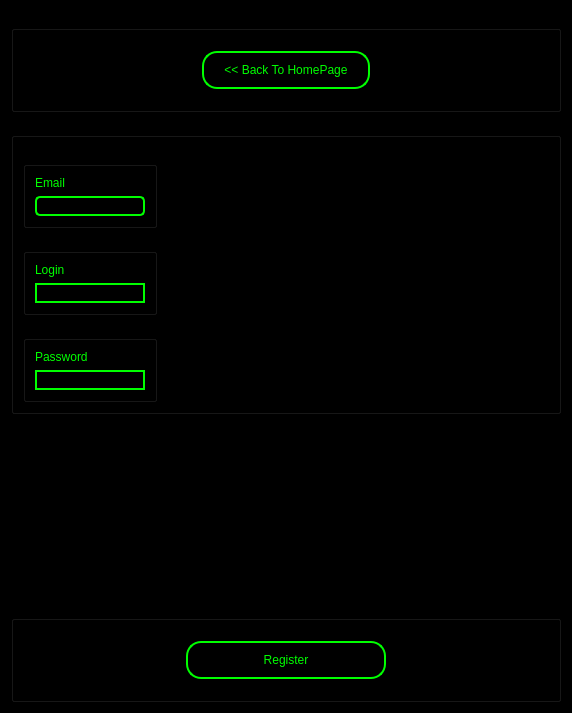
<?xml version="1.0" encoding="UTF-8"?>
<ui version="4.0">
 <class>Dialog</class>
 <widget class="QDialog" name="Dialog">
  <property name="geometry">
   <rect>
    <x>0</x>
    <y>0</y>
    <width>572</width>
    <height>713</height>
   </rect>
  </property>
  <property name="windowTitle">
   <string>Dialog</string>
  </property>
  <property name="styleSheet">
   <string notr="true">background-color:black;</string>
  </property>
  <layout class="QVBoxLayout" name="verticalLayout_2">
   <item>
    <widget class="QGroupBox" name="GroupBackButton">
     <property name="sizePolicy">
      <sizepolicy hsizetype="Minimum" vsizetype="Maximum">
       <horstretch>0</horstretch>
       <verstretch>0</verstretch>
      </sizepolicy>
     </property>
     <property name="styleSheet">
      <string notr="true">background-color:black;
</string>
     </property>
     <property name="title">
      <string>BackButton</string>
     </property>
     <property name="flat">
      <bool>true</bool>
     </property>
     <layout class="QHBoxLayout" name="horizontalLayout_2">
      <property name="spacing">
       <number>50</number>
      </property>
      <property name="leftMargin">
       <number>20</number>
      </property>
      <property name="topMargin">
       <number>20</number>
      </property>
      <property name="rightMargin">
       <number>20</number>
      </property>
      <property name="bottomMargin">
       <number>20</number>
      </property>
      <item>
       <widget class="QPushButton" name="ButtonBack">
        <property name="sizePolicy">
         <sizepolicy hsizetype="Fixed" vsizetype="Minimum">
          <horstretch>0</horstretch>
          <verstretch>0</verstretch>
         </sizepolicy>
        </property>
        <property name="styleSheet">
         <string notr="true">font: 14pt &quot;Arial&quot;;
border-radius: 15px;
border: 2px solid #00ff00;
color: #00ff00;
padding-top: 10px;
padding-bottom: 10px;
padding-left: 20px;
padding-right: 20px; </string>
        </property>
        <property name="text">
         <string>&lt;&lt; Back To HomePage</string>
        </property>
       </widget>
      </item>
     </layout>
    </widget>
   </item>
   <item>
    <widget class="QGroupBox" name="GroupEntries">
     <property name="sizePolicy">
      <sizepolicy hsizetype="Minimum" vsizetype="Minimum">
       <horstretch>0</horstretch>
       <verstretch>0</verstretch>
      </sizepolicy>
     </property>
     <property name="styleSheet">
      <string notr="true">background-color:black;
</string>
     </property>
     <property name="title">
      <string>GroupBox</string>
     </property>
     <property name="flat">
      <bool>true</bool>
     </property>
     <layout class="QVBoxLayout" name="verticalLayout">
      <item>
       <widget class="QGroupBox" name="GroupEntryEmail">
        <property name="sizePolicy">
         <sizepolicy hsizetype="Maximum" vsizetype="Maximum">
          <horstretch>0</horstretch>
          <verstretch>0</verstretch>
         </sizepolicy>
        </property>
        <property name="styleSheet">
         <string notr="true">background-color:black;
</string>
        </property>
        <property name="title">
         <string>GroupBox</string>
        </property>
        <property name="flat">
         <bool>true</bool>
        </property>
        <layout class="QGridLayout" name="gridLayout">
         <item row="0" column="0">
          <widget class="QLabel" name="LabelEmail">
           <property name="sizePolicy">
            <sizepolicy hsizetype="Preferred" vsizetype="Maximum">
             <horstretch>0</horstretch>
             <verstretch>0</verstretch>
            </sizepolicy>
           </property>
           <property name="styleSheet">
            <string notr="true">font: 14pt &quot;Arial&quot;;
border-radius: 15px;
color: #00ff00;</string>
           </property>
           <property name="text">
            <string>Email</string>
           </property>
          </widget>
         </item>
         <item row="1" column="0">
          <widget class="QLineEdit" name="LineEditEmail">
           <property name="sizePolicy">
            <sizepolicy hsizetype="Maximum" vsizetype="Fixed">
             <horstretch>0</horstretch>
             <verstretch>0</verstretch>
            </sizepolicy>
           </property>
           <property name="styleSheet">
            <string notr="true">font: 14pt &quot;Arial&quot;;
border-radius: 5px;
border: 2px solid #00ff00;
color: #00ff00;</string>
           </property>
          </widget>
         </item>
        </layout>
       </widget>
      </item>
      <item>
       <widget class="QGroupBox" name="GroupEntryLogin">
        <property name="sizePolicy">
         <sizepolicy hsizetype="Maximum" vsizetype="Maximum">
          <horstretch>0</horstretch>
          <verstretch>0</verstretch>
         </sizepolicy>
        </property>
        <property name="styleSheet">
         <string notr="true">background-color:black;
</string>
        </property>
        <property name="title">
         <string>GroupBox</string>
        </property>
        <property name="flat">
         <bool>true</bool>
        </property>
        <layout class="QGridLayout" name="gridLayout_3">
         <item row="0" column="0">
          <widget class="QLabel" name="LabelLogin">
           <property name="sizePolicy">
            <sizepolicy hsizetype="Preferred" vsizetype="Maximum">
             <horstretch>0</horstretch>
             <verstretch>0</verstretch>
            </sizepolicy>
           </property>
           <property name="styleSheet">
            <string notr="true">font: 14pt &quot;Arial&quot;;
border-radius: 15px;
color: #00ff00;</string>
           </property>
           <property name="text">
            <string>Login</string>
           </property>
          </widget>
         </item>
         <item row="1" column="0">
          <widget class="QLineEdit" name="LineEditLogin">
           <property name="sizePolicy">
            <sizepolicy hsizetype="Maximum" vsizetype="Fixed">
             <horstretch>0</horstretch>
             <verstretch>0</verstretch>
            </sizepolicy>
           </property>
           <property name="styleSheet">
            <string notr="true">font: 14pt &quot;Arial&quot;;
border-radius: 15px;
border: 2px solid #00ff00;
color: #00ff00;</string>
           </property>
          </widget>
         </item>
        </layout>
       </widget>
      </item>
      <item>
       <widget class="QGroupBox" name="GroupEntryPassword">
        <property name="sizePolicy">
         <sizepolicy hsizetype="Maximum" vsizetype="Maximum">
          <horstretch>0</horstretch>
          <verstretch>0</verstretch>
         </sizepolicy>
        </property>
        <property name="styleSheet">
         <string notr="true">background-color:black;
</string>
        </property>
        <property name="title">
         <string>GroupBox</string>
        </property>
        <property name="flat">
         <bool>true</bool>
        </property>
        <layout class="QGridLayout" name="gridLayout_2">
         <item row="0" column="0">
          <widget class="QLabel" name="LabelPw">
           <property name="sizePolicy">
            <sizepolicy hsizetype="Preferred" vsizetype="Maximum">
             <horstretch>0</horstretch>
             <verstretch>0</verstretch>
            </sizepolicy>
           </property>
           <property name="styleSheet">
            <string notr="true">font: 14pt &quot;Arial&quot;;
border-radius: 15px;
color: #00ff00;</string>
           </property>
           <property name="text">
            <string>Password</string>
           </property>
          </widget>
         </item>
         <item row="1" column="0">
          <widget class="QLineEdit" name="LineEditPassword">
           <property name="sizePolicy">
            <sizepolicy hsizetype="Maximum" vsizetype="Fixed">
             <horstretch>0</horstretch>
             <verstretch>0</verstretch>
            </sizepolicy>
           </property>
           <property name="styleSheet">
            <string notr="true">font: 14pt &quot;Arial&quot;;
border-radius: 15px;
border: 2px solid #00ff00;
color: #00ff00;</string>
           </property>
          </widget>
         </item>
        </layout>
       </widget>
      </item>
     </layout>
    </widget>
   </item>
   <item alignment="Qt::AlignHCenter">
    <widget class="QLabel" name="LabelRegFail">
     <property name="styleSheet">
      <string notr="true"> font-size:18pt; color:#ff0000;</string>
     </property>
     <property name="text">
      <string/>
     </property>
    </widget>
   </item>
   <item>
    <widget class="QGroupBox" name="GroupButtons">
     <property name="sizePolicy">
      <sizepolicy hsizetype="Minimum" vsizetype="Maximum">
       <horstretch>0</horstretch>
       <verstretch>0</verstretch>
      </sizepolicy>
     </property>
     <property name="styleSheet">
      <string notr="true">background-color:black;
</string>
     </property>
     <property name="title">
      <string>GroupBox</string>
     </property>
     <property name="flat">
      <bool>true</bool>
     </property>
     <layout class="QHBoxLayout" name="horizontalLayout">
      <property name="spacing">
       <number>50</number>
      </property>
      <property name="leftMargin">
       <number>20</number>
      </property>
      <property name="topMargin">
       <number>20</number>
      </property>
      <property name="rightMargin">
       <number>20</number>
      </property>
      <property name="bottomMargin">
       <number>20</number>
      </property>
      <item>
       <widget class="QPushButton" name="ButtonRegister">
        <property name="sizePolicy">
         <sizepolicy hsizetype="Fixed" vsizetype="Minimum">
          <horstretch>0</horstretch>
          <verstretch>0</verstretch>
         </sizepolicy>
        </property>
        <property name="minimumSize">
         <size>
          <width>200</width>
          <height>0</height>
         </size>
        </property>
        <property name="styleSheet">
         <string notr="true">font: 14pt &quot;Arial&quot;;
border-radius: 15px;
border: 2px solid #00ff00;
color: #00ff00;
padding-top: 10px;
padding-bottom: 10px;
padding-left: 20px;
padding-right: 20px; </string>
        </property>
        <property name="text">
         <string>Register</string>
        </property>
       </widget>
      </item>
     </layout>
    </widget>
   </item>
  </layout>
 </widget>
 <resources/>
 <connections/>
</ui>
